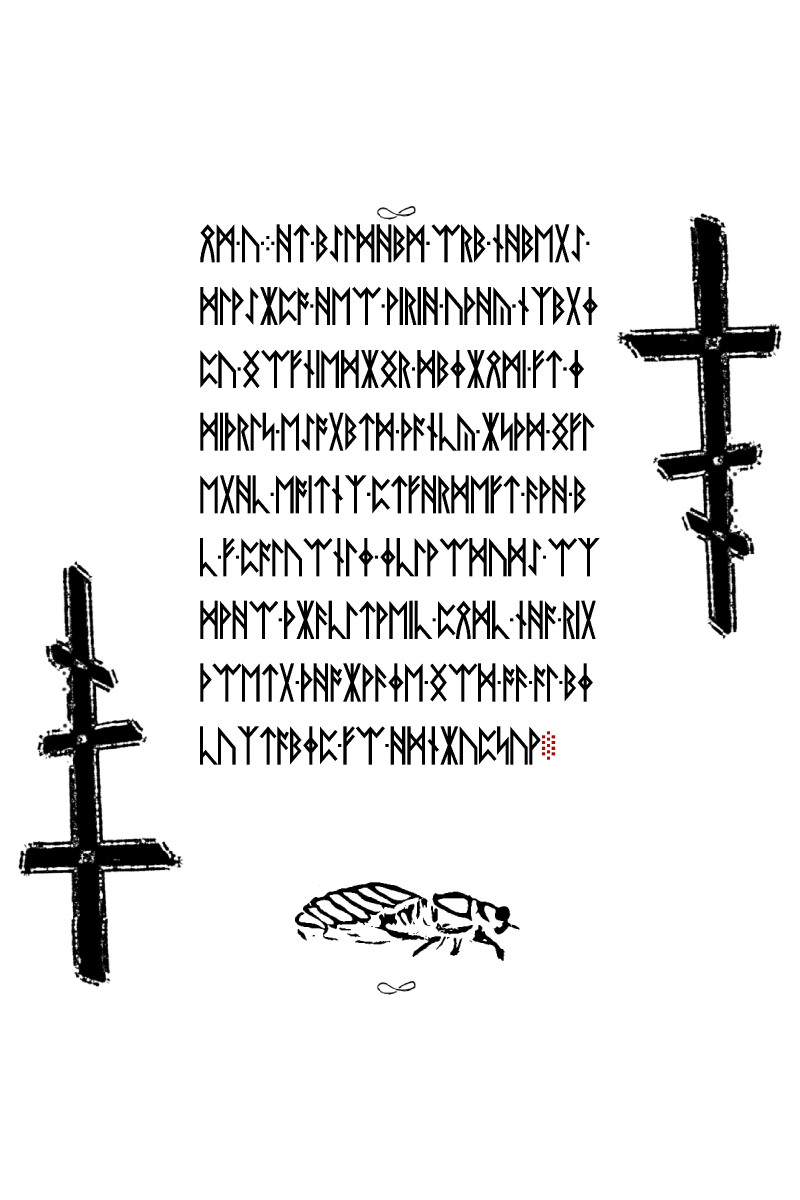
#> input picture resources/liber-primus/19.jpg, 2400 x 3600 px (shown at 1/3 size)
$ python -i lp2_p2_schroeter_plate_image_gate.py   (imports and definitions only)
#> lines starting #> are read from the running program, lines starting #| are printed output that depends on the picture; after the words box and inside, x2 and y2 are one past the last pixel; in counts of white or black regions, pixels touching at a corner belong together
#> further down, picture is the input picture: PIL image 2400x3600 RGB; mean R, G, B 232.9, 232.9, 232.9
"""Source-only p2 illustration attribution gate, no GP29 cipher fitting.

Download the figure explicitly labelled Schroeter (1774) by Strange Science,
normalize its black-pixel silhouette, and compare against exact LP2 19.jpg.
This is an *art-source* test, not an inferred cryptographic operation.
"""
from __future__ import annotations

from base64 import b64encode
from io import BytesIO
from urllib.request import Request, urlopen

import numpy as np
from PIL import Image, ImageOps

SOURCE_URL = "https://www.strangescience.net/pics/leggy.gif"
LP2_IMAGE = "resources/liber-primus/19.jpg"


def black_bbox(img: Image.Image) -> tuple[int, int, int, int]:
    mask = np.asarray(img.convert("L")) < 165
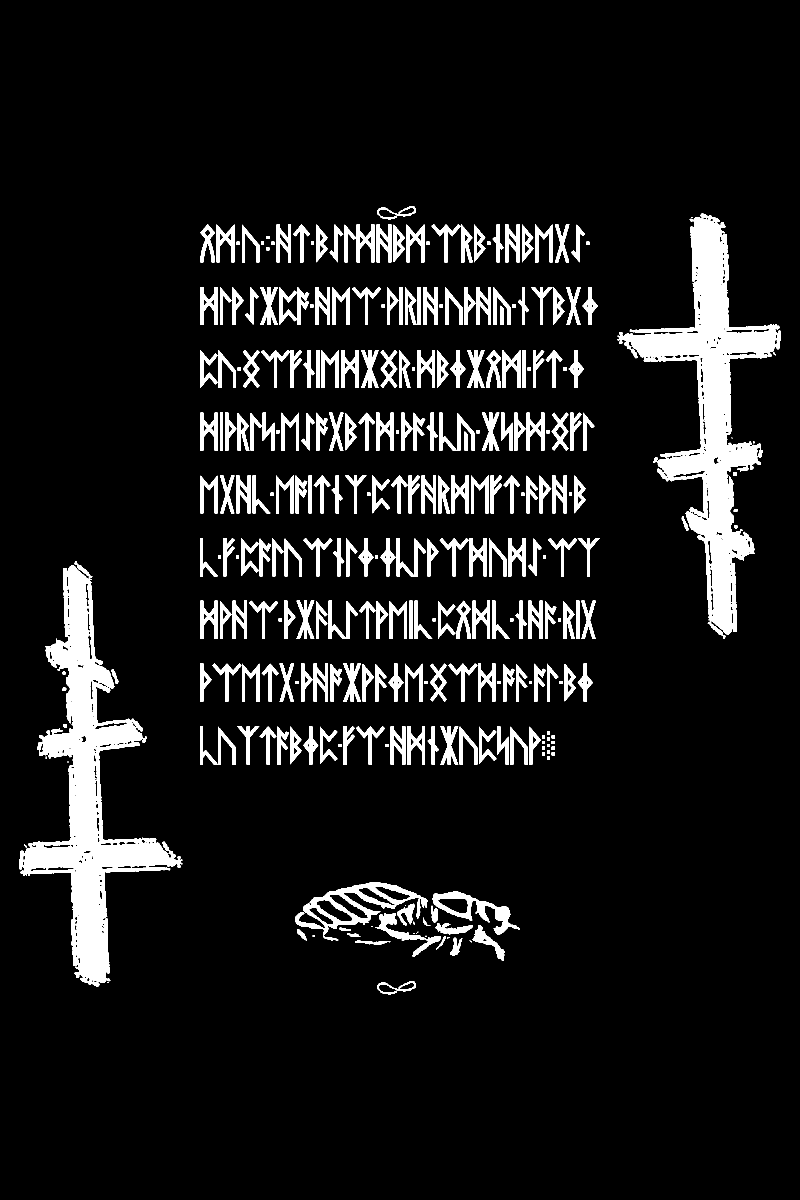
#> mask: shape (3600, 2400) bool (shown at 1/3 size); 8.8% white; 316 white regions (27 under 20 px), largest, box (x1, y1, x2, y2) and area: (1851, 640, 2343, 1916) 158012, (57, 1684, 548, 2960) 157975, (885, 2647, 1283, 2821) 16154
    yy, xx = np.where(mask)
    if len(xx) == 0:
        raise ValueError("No ink pixels in candidate image")
    return int(xx.min()), int(yy.min()), int(xx.max()) + 1, int(yy.max()) + 1


def silhouette(img: Image.Image, w: int = 80, h: int = 32) -> np.ndarray:
    cropped = img.convert("L").crop(black_bbox(img))
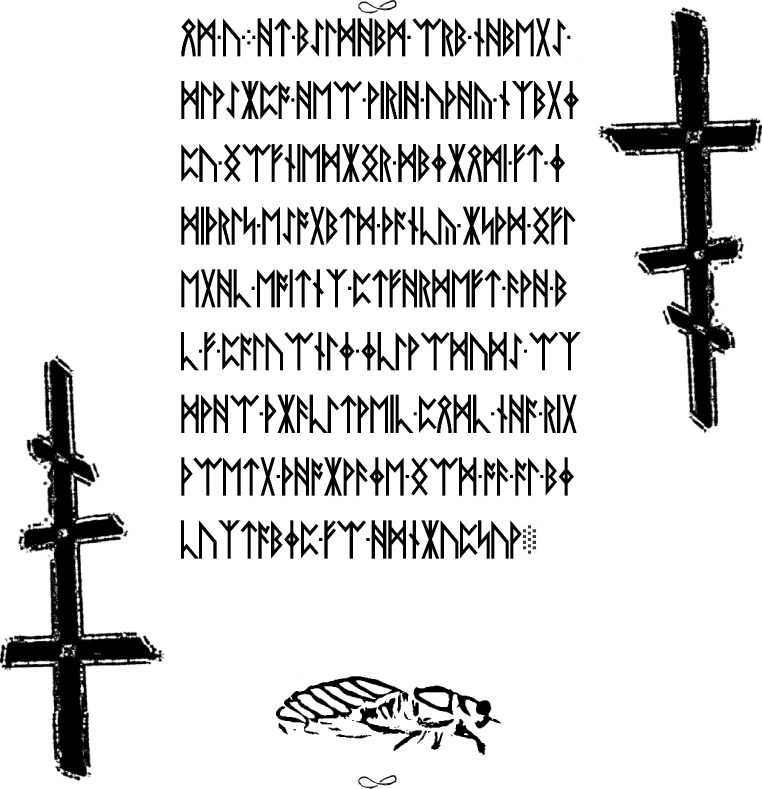
#> cropped: PIL image 2286x2366 L (shown at 1/3 size); min 0, max 255, mean 219.7
    canvas = Image.new("L", (w, h), 255)
#> canvas: PIL image 80x32 L; every value is 255
    cropped.thumbnail((w - 2, h - 2), Image.Resampling.LANCZOS)
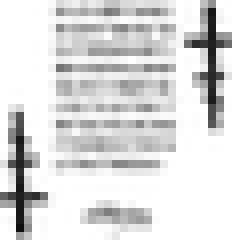
#> cropped: PIL image 29x30 L (shown 8 times larger); min 14, max 255, mean 218.5
    canvas.paste(cropped, ((w - cropped.width) // 2, (h - cropped.height) // 2))
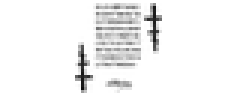
#> canvas: PIL image 80x32 L (shown 3 times larger); min 14, max 255, mean 242.6
    return np.asarray(canvas) < 165
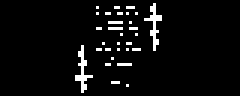
#> returned value: shape (32, 80) bool (shown 3 times larger); 4.6% white in thin lines or dots, all inside (x1, y1, x2, y2) = (25, 1, 54, 31)


def ascii_art(mask: np.ndarray) -> str:
    return "\n".join("".join("#" if p else " " for p in row) for row in mask)


def similarity(a: np.ndarray, b: np.ndarray) -> tuple[float, float]:
    intersection = np.count_nonzero(a & b)
    union = np.count_nonzero(a | b)
    iou = intersection / union if union else 0.0
    overlap = intersection / max(1, min(np.count_nonzero(a), np.count_nonzero(b)))
    return iou, overlap


def main() -> None:
    request = Request(SOURCE_URL, headers={"User-Agent": "Mozilla/5.0 (LP2 historical attribution study)"})
    with urlopen(request, timeout=45) as response:
        binary = response.read(6_000_001)
    if len(binary) > 6_000_000:
        raise ValueError("Image exceeds six-megabyte source limit")
    print("SOURCE_IMAGE_BASE64 " + b64encode(binary).decode("ascii"))
    source = Image.open(BytesIO(binary)).convert("L")
    page = Image.open(LP2_IMAGE).convert("L")
    # The original p2 insect occupies approximately x=870..1610, y=2630..2930.
    p2 = page.crop((870, 2620, 1610, 2940))
    orig_mask = silhouette(p2)
    print("SOURCES", SOURCE_URL, LP2_IMAGE)
    print("IMAGES", "historical_candidate", source.size, "LP2", page.size, "p2_crop", p2.size)
    print("SOURCE_MASK_BEGIN\n" + ascii_art(silhouette(source)) + "\nSOURCE_MASK_END")
    print("LP2_MASK_BEGIN\n" + ascii_art(orig_mask) + "\nLP2_MASK_END")
    variants = (
        ("identity", source),
        ("mirror", ImageOps.mirror(source)),
        ("flip", ImageOps.flip(source)),
        ("rotate180", source.rotate(180)),
    )
    for name, candidate in variants:
        a, b = similarity(silhouette(candidate), orig_mask)
        print(f"MASK_SCORE {name} IoU={a:.6f} overlap_min={b:.6f}")
    print("CONCLUSION_RULE: visual morphology and a source caption determine attribution; mask scores alone do not prove identical plates.")


# [2 lines not run here, left out]

>>> from PIL import Image
>>> picture = Image.open('../resources/liber-primus/19.jpg')
>>> result = silhouette(picture)

$ run again, on resources/liber-primus/01.jpg
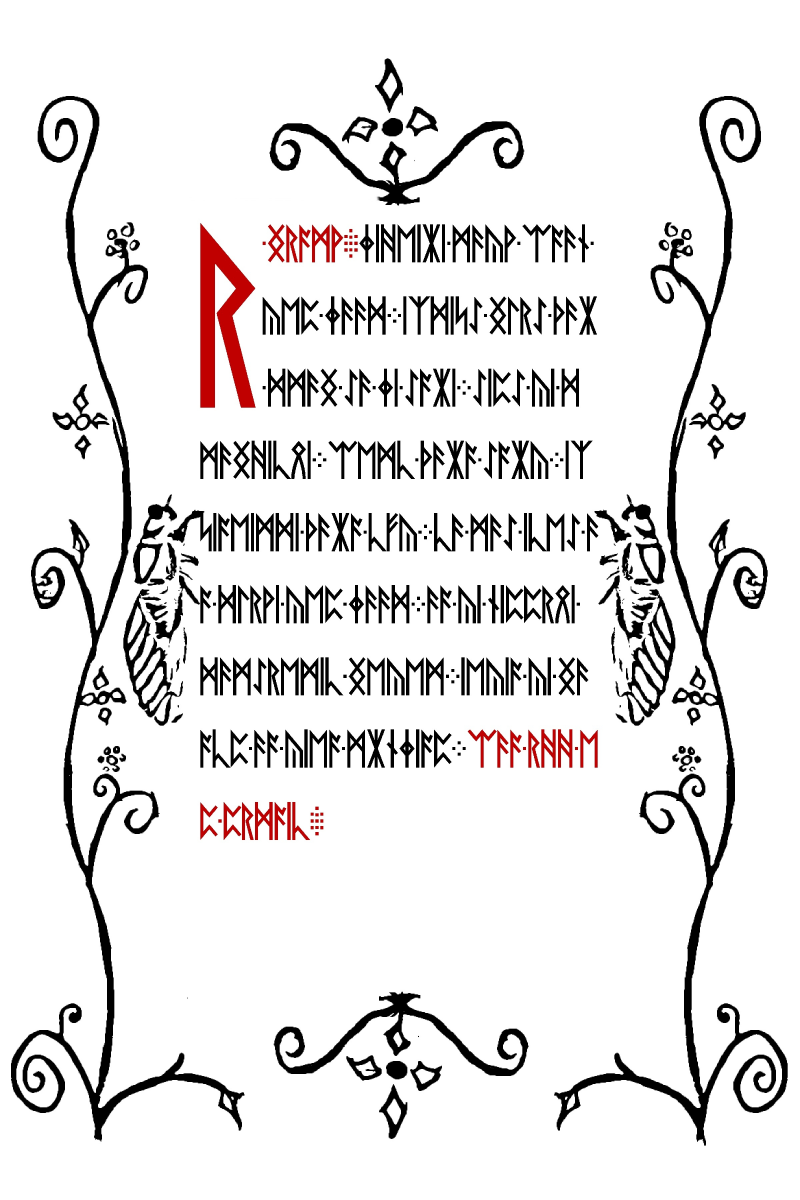
#> input picture resources/liber-primus/01.jpg, 2400 x 3600 px (shown at 1/3 size)
#> picture is the input picture: PIL image 2400x3600 RGB; mean R, G, B 229.8, 228, 228
#> in black_bbox, `mask = np.asarray(img.convert("L")) < 165`:
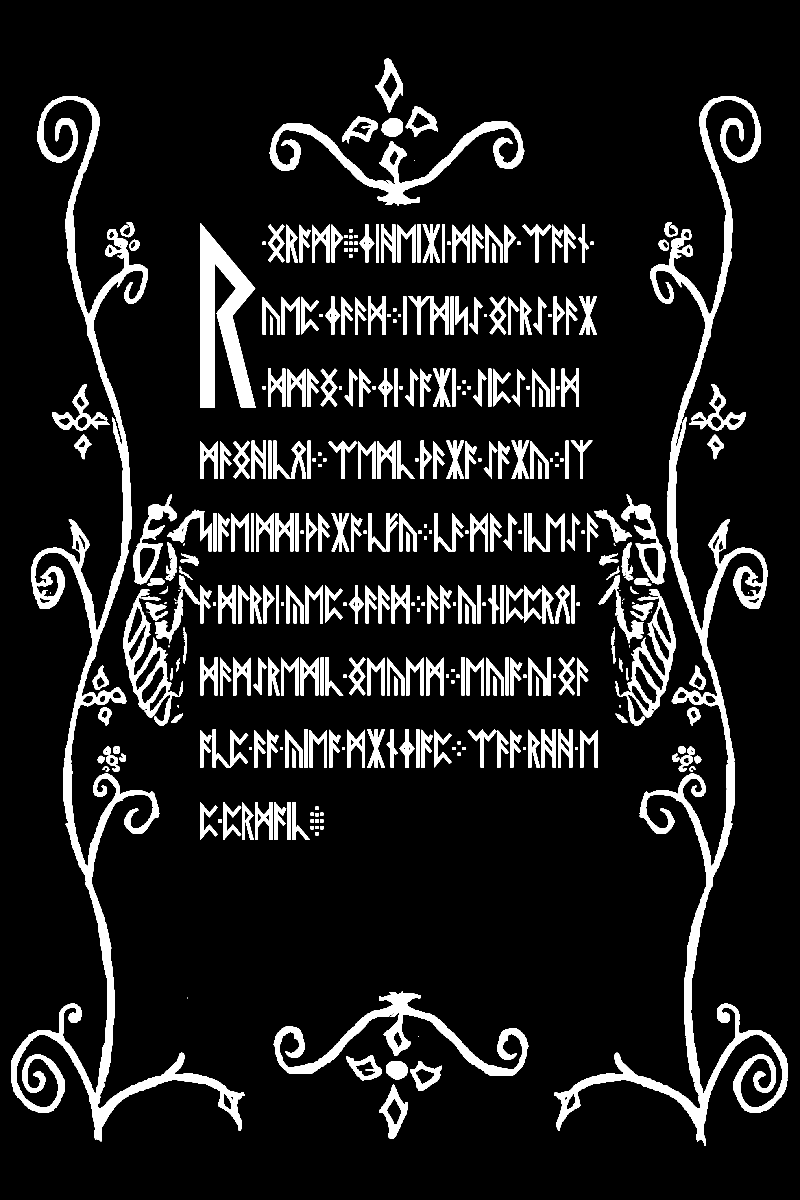
#> mask: shape (3600, 2400) bool (shown at 1/3 size); 10.6% white; 395 white regions (42 under 20 px), largest, box (x1, y1, x2, y2) and area: (1662, 288, 2363, 3438) 149040, (33, 288, 734, 3425) 148878, (601, 669, 767, 1223) 46529
#> in silhouette, `return np.asarray(canvas) < 165`:
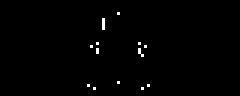
#> returned value: shape (32, 80) bool (shown 3 times larger); 0.74% white in thin lines or dots, all inside (x1, y1, x2, y2) = (29, 4, 50, 30)
